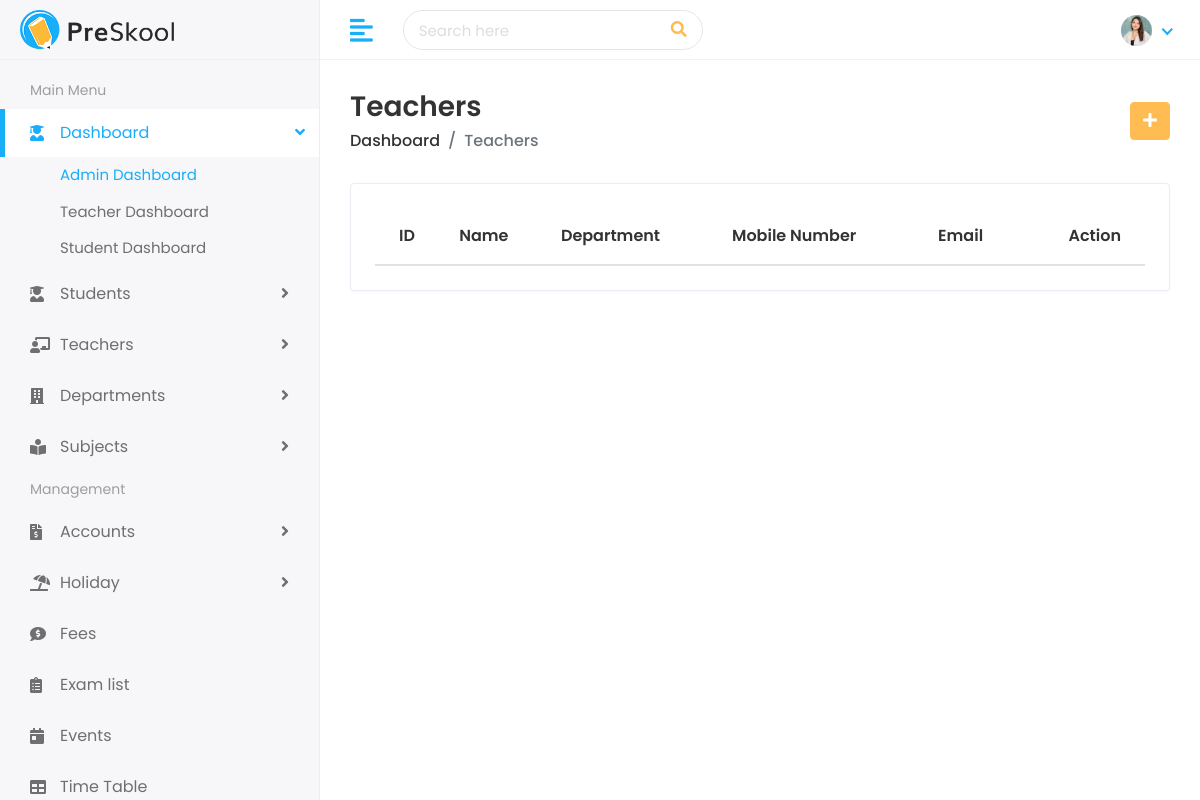
The page /teachers/ (signed in) on the database as committed earlier.
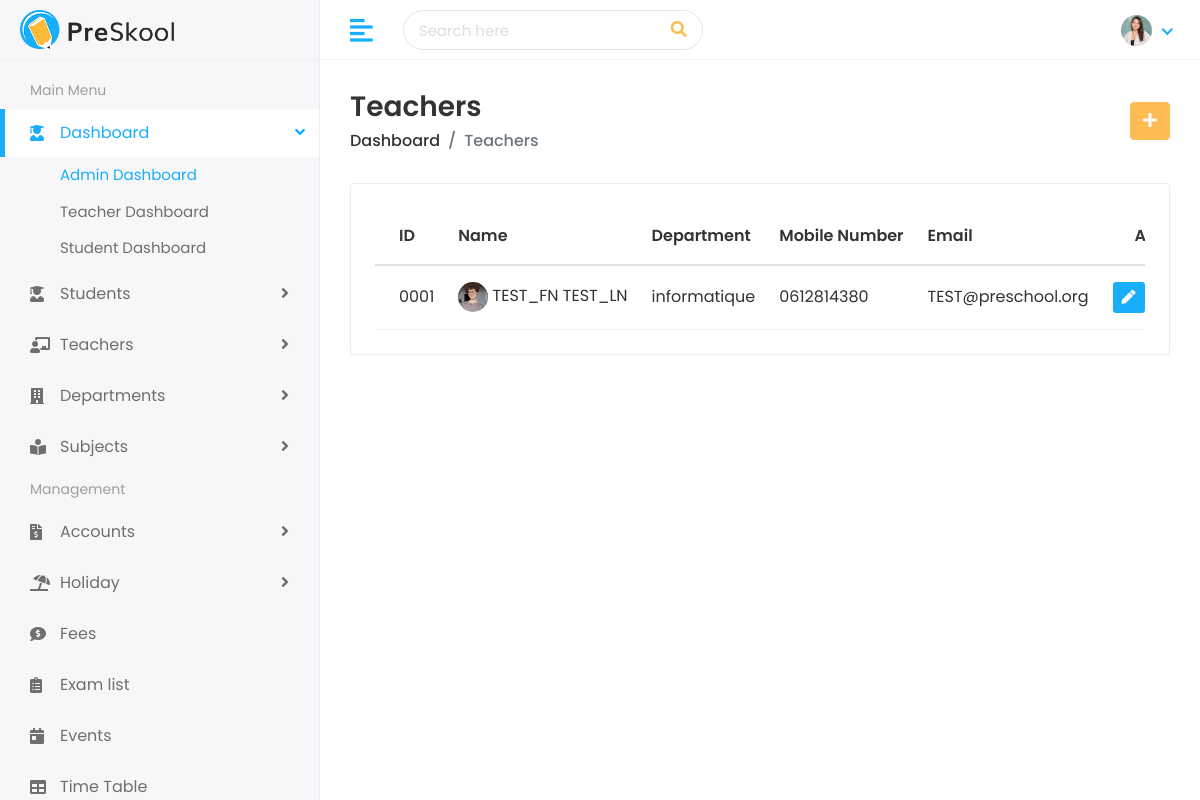
The same page on the database as committed later.
### faculty/models.py (models this page shows, shortened)
class Teacher(models.Model):
    first_name = models.CharField(max_length=100)
    last_name = models.CharField(max_length=100)
    teacher_id = models.CharField(max_length=20, unique=True)
    gender = models.CharField(max_length=10, choices=[('Male', 'Male'), ('Female', 'Female')])
    date_of_birth = models.DateField()
    joining_date = models.DateField()
    mobile_number = models.CharField(max_length=15)
    experience = models.CharField(max_length=50, blank=True)
    avatar = models.ImageField(upload_to='teachers/', blank=True)
    department = models.ForeignKey(Department, on_delete=models.SET_NULL, null=True, related_name='teachers')
    email = models.EmailField(max_length=100, blank=True)
    address = models.TextField(blank=True)

class Department(models.Model):
    department_id = models.CharField(max_length=20, unique=True)
    name = models.CharField(max_length=100)
    head_of_department = models.CharField(max_length=100, blank=True)
    start_year = models.IntegerField()
    students_capacity = models.IntegerField()

### faculty/views.py (the view)
# urls.py: path('teachers/', views.teacher_list, name='teacher_list'),
@role_required(['admin', 'teacher', 'student'])
def teacher_list(request):
    teachers = Teacher.objects.all()
    context = {'teacher_list': teachers}
    return render(request, 'teachers/teachers.html', context)

### templates/teachers/teachers.html (shortened to what this page needs)
{% extends 'Home/base.html' %}
{% load static %}
{% block body %}
<div class="page-wrapper">
    <div class="content container-fluid">
        <div class="page-header">
            <div class="row align-items-center">
                <div class="col">
                    <h3 class="page-title">Teachers</h3>
                    <ul class="breadcrumb">
                        <li class="breadcrumb-item"><a href="">Dashboard</a></li>
                        <li class="breadcrumb-item active">Teachers</li>
                    </ul>
                </div>
                <div class="col-auto text-right float-right ml-auto">
                    <a href="{% url 'add_teacher' %}" class="btn btn-primary"><i class="fas fa-plus"></i></a>
                </div>
            </div>
        </div>
        <div class="row">
            <div class="col-sm-12">
                <div class="card card-table">
                    <div class="card-body">
                        <div class="table-responsive">
                            <table class="table table-hover table-center mb-0 datatable">
                                <thead>
                                    <tr>
                                        <th>ID</th>
                                        <th>Name</th>
                                        <th>Department</th>
                                        <th>Mobile Number</th>
                                        <th>Email</th>
                                        <th class="text-right">Action</th>
                                    </tr>
                                </thead>
                                <tbody>
                                    {% for teacher in teacher_list %}
                                    <tr>
                                        <td>{{ teacher.teacher_id }}</td>
                                        <td>
                                            <h2><a href="{% url 'view_teacher' teacher.teacher_id %}">
                                                {% if teacher.avatar %}
                                                <img class="avatar-img rounded-circle" src="{{ teacher.avatar.url }}" alt="User Image" width="30">
                                                {% else %}
                                                <img class="avatar-img rounded-circle" src="{% static 'assets/img/profiles/avatar-02.jpg' %}" alt="User Image" width="30">
                                                {% endif %}
                                                {{ teacher.first_name }} {{ teacher.last_name }}</a>
                                            </h2>
                                        </td>
                                        <td>{{ teacher.department.name }}</td>
                                        <td>{{ teacher.mobile_number }}</td>
                                        <td>{{ teacher.email }}</td>
                                        <td class="text-right">
                                            <div class="actions">
                                                <a href="{% url 'edit_teacher' teacher.teacher_id %}" class="btn btn-sm bg-success-light mr-2">
                                                    <i class="fas fa-pen"></i>
                                                </a>
                                            </div>
                                        </td>
                                    </tr>
                                    {% endfor %}
                                </tbody>
                            </table>
                        </div>
                    </div>
                </div>
            </div>
        </div>
    </div>
</div>
{% endblock %}

Rows that differ between the two databases and show on the page:
added Teacher: teacher_id "0001", first_name "TEST_FN", last_name "TEST_LN", department.name "informatique", mobile_number "0612814380", email "TEST@preschool.org"
